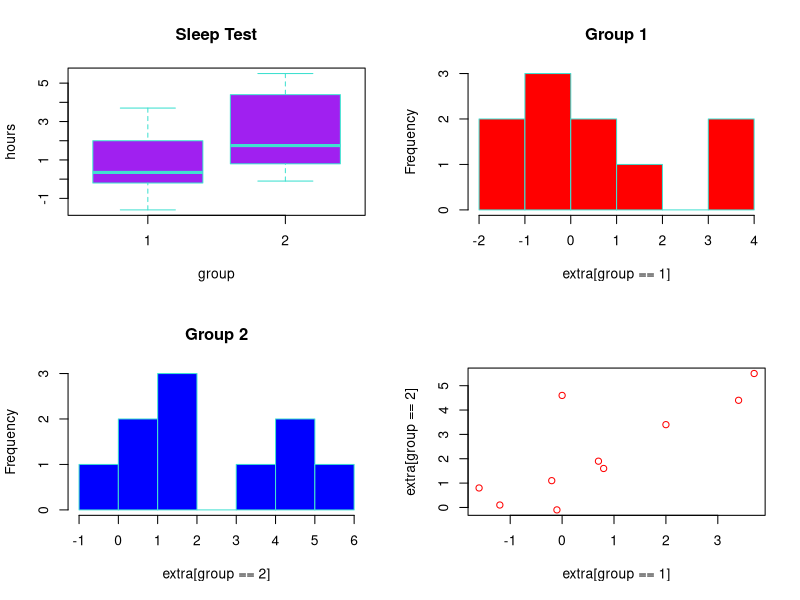

R code for this plot:
attach(sleep)
summary(sleep)
par (mfrow = c(2,2))
boxplot(extra~group, border = "turquoise", xlab = "group", ylab = "hours", main = "Sleep Test", col = "purple")
hist(extra[group==1],border = "turquoise", breaks = 5, main = "Group 1", col = "red")
hist(extra[group==2],border = "turquoise", breaks = 5, main = "Group 2", col = "blue")
plot(extra[group==1], extra[group==2], col = "red")
stem(extra)